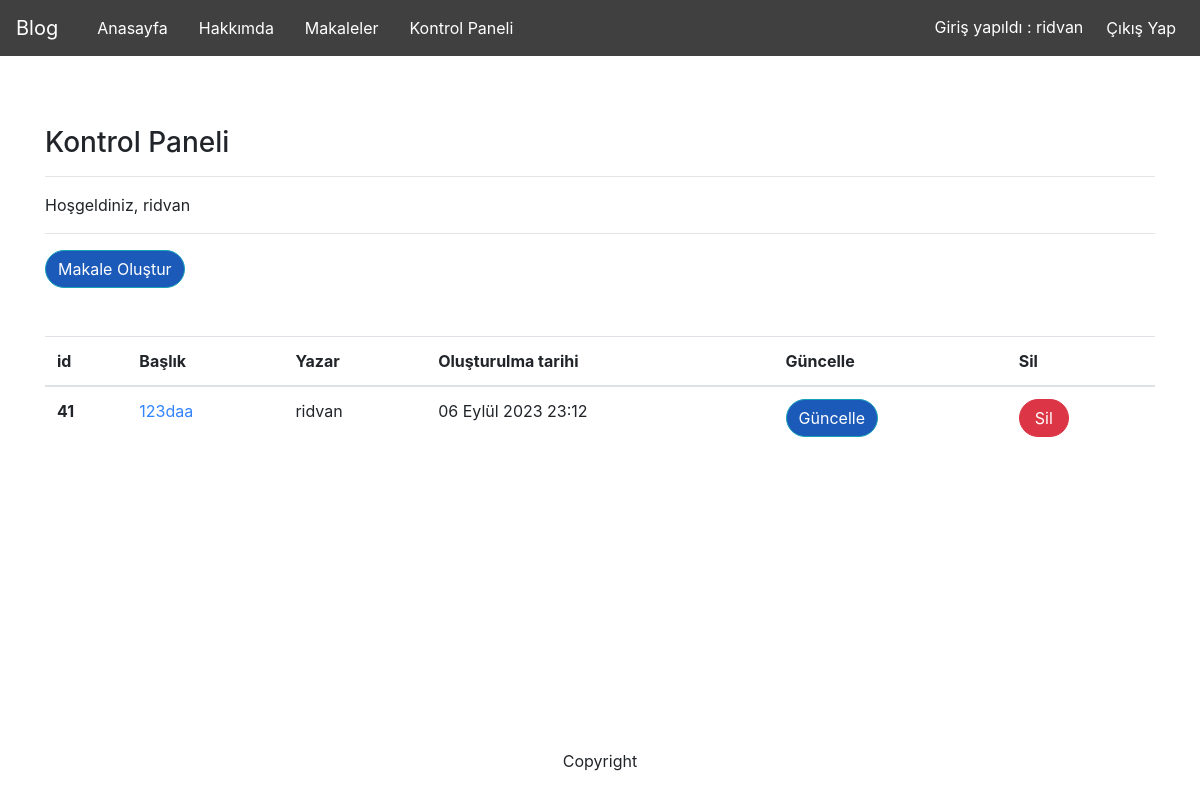
Page /articles/dashboard/ (signed in) on the earlier database version.
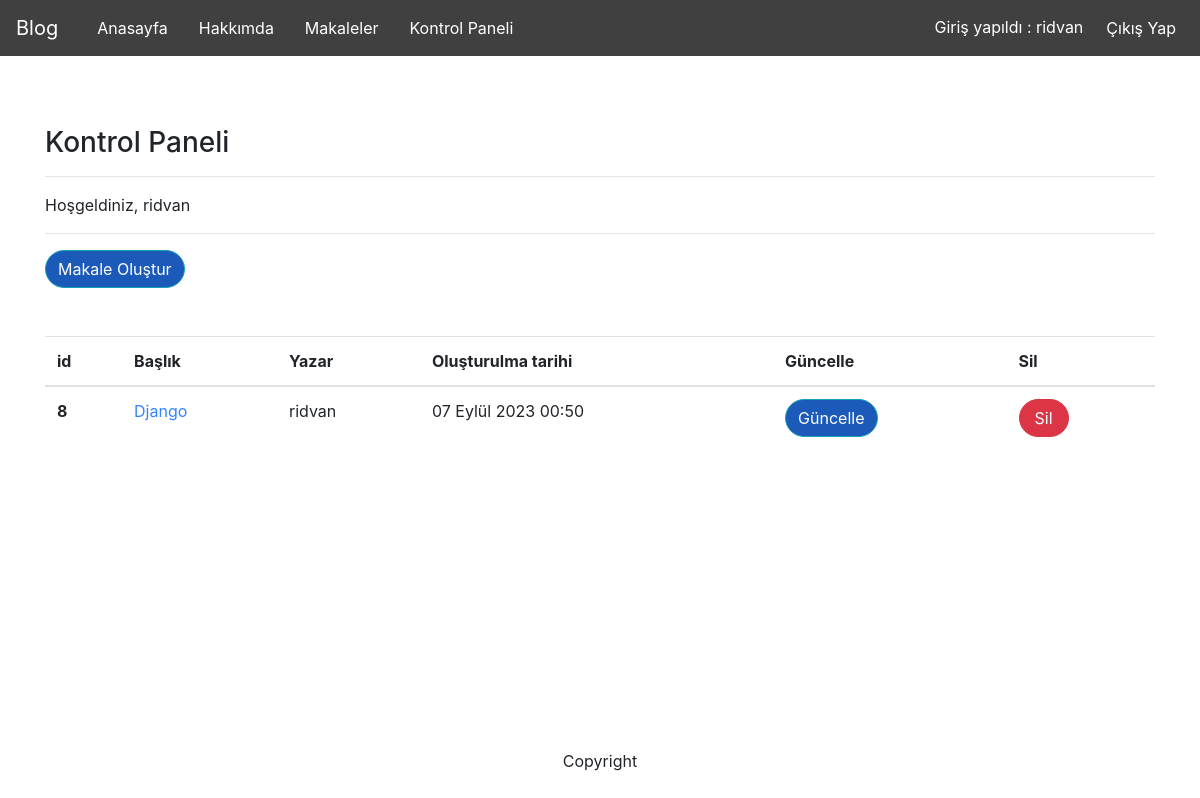
Same page on the later database version.
### article/models.py (models this page shows, shortened)
class Article(models.Model):
    author = models.ForeignKey("auth.User", on_delete= models.CASCADE, verbose_name="Yazar")
    title = models.CharField(max_length= 50, verbose_name="Başlık")
    description = RichTextField(max_length=10000, verbose_name="Açıklama")
    created_date = models.DateTimeField(auto_now_add=True, verbose_name="Oluşturulma tarihi")
    article_image = models.FileField(blank = True,null = True,verbose_name="Dosya Ekle")

### article/views.py (the view)
# urls.py: path('dashboard/', views.dashboard, name="dashboard" ),
@login_required(login_url="user:loginUser")
def dashboard(request):
    articles = Article.objects.filter(author = request.user)
    context = {
        "articles":articles,
    }
    return render(request, "articles/dashboard.html", context)

### templates/articles/dashboard.html
{% extends 'layout.html' %}
{% block body %}
    <h3 class="about-text">Kontrol Paneli</h3>
    <hr>
    <p>Hoşgeldiniz, {{user.username}}</p>
    <hr>
    <a class="btn btn-info dashboard-button" href="/articles/addarticle">Makale Oluştur</a>
    <br><br><br>
    {% if articles %}
    <table class="table">
        <thead>
          <tr>
            <th scope="col">id</th>
            <th scope="col">Başlık</th>
            <th scope="col">Yazar</th>
            <th scope="col">Oluşturulma tarihi</th>
            <th scope="col">Güncelle</th>
            <th scope="col">Sil</th>
          </tr>
        </thead>
        <tbody>
            {% for article in articles %}
                <tr>
                    <th scope="row">{{article.id}}</th>
                    <td><a href="/articles/article/{{article.id}}" class="about-link">{{article.title}}</a></td>
                    <td>{{article.author.username}}</td>
                    <td>{{article.created_date}}</td>
                    <td><a href="/articles/update/{{article.id}}" class="btn btn-info dashboard-button">Güncelle</a></td>
                    <td><a href="/articles/delete/{{article.id}}" class="btn btn-danger dashboard-button-delete">Sil</a></td>
                </tr>
            {% endfor %}
        </tbody>
      </table>
      {% else %}
            <div class="alert alert-danger">
                Henüz bir makaleniz bulunmuyor...
            </div>
    {% endif %}
{% endblock body %}

Differences in the rows shown:
removed Article: id "41", title "123daa", author.username "ridvan", created_date "06 Eylül 2023 23:12"
added Article: id "8", title "Django", author.username "ridvan", created_date "07 Eylül 2023 00:50"
